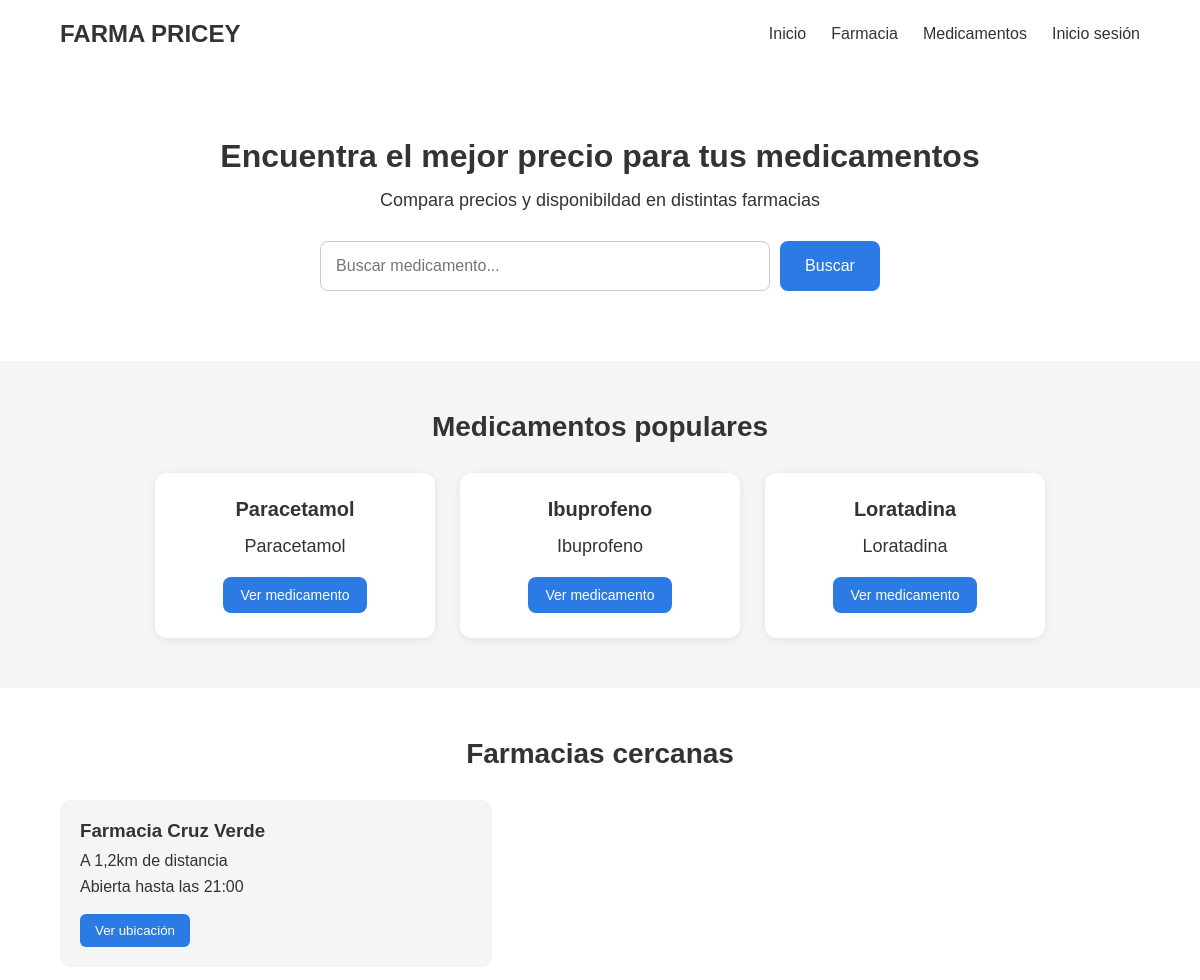
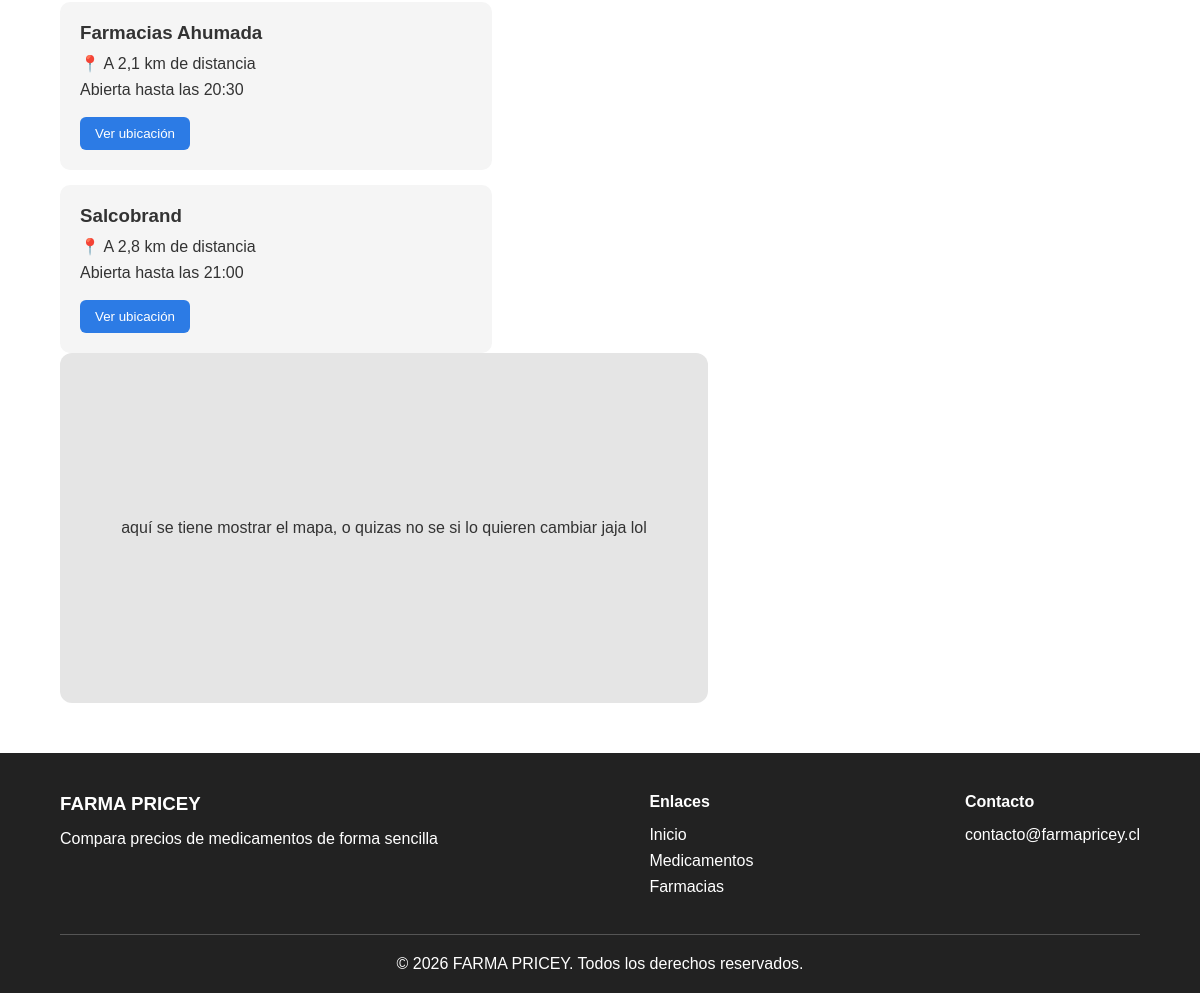
The page / on the database its author committed (2 pictures, top to bottom).
### farmacia/models.py (models this page shows, shortened)
class Medicamento(models.Model):
    nombre = models.CharField(max_length=200)
    principio_activo = models.CharField(max_length=200, blank=True)
    descripcion = models.TextField(blank=True)

### farmacia/views.py (the view)
# urls.py: path('', views.inicio, name="inicio"),
def inicio(request):
    medicamentos = Medicamento.objects.all()
    contexto = {
        'medicamentos': medicamentos
    }
    return render(request, 'inicio.html', contexto)

### farmacia/templates/inicio.html (shortened to what this page needs)
{% load static %}
<!DOCTYPE html>
<html lang="es">
<head>
    <link rel="stylesheet" href="{% static 'farmacia/css/estilo.css' %}">
</head>
<body>
    <header>
        <div class="logo">
            <h1>FARMA PRICEY</h1>
        </div>
        <nav>
            <a href="#">Inicio</a>
            <a href="#">Farmacia</a>
            <a href="#">Medicamentos</a>
            <a href="#">Inicio sesión</a>
        </nav>
    </header>
    <main>
         <section class="buscador">
            <h2>Encuentra el mejor precio para tus medicamentos</h2>
            <p>Compara precios y disponibildad en distintas farmacias</p>
            <form>
                <input type="text" placeholder="Buscar medicamento...">
                <button type="submit"> Buscar </button>
            </form>
         </section>
          <section class="populares">
            <h2>Medicamentos populares</h2>
            <div class="medicamentos">
                {% for medicamento in medicamentos %}
                    <div class="medicamento">
                        <h3>{{ medicamento.nombre }}</h3>
                        <p>{{ medicamento.principio_activo }}</p>
                        <button> Ver medicamento </button>
                    </div>
                {% empty %}
                    <p>No hay medicamentos disponibles</p>
                {% endfor %}
            </div>
          </section>
          <section class="farmacias">
            <h2>Farmacias cercanas</h2>
            <div class="farmacias-contenido">
                <div class="lista-farmacias">
                    <div class="farmacia">
                        <h3>Farmacia Cruz Verde</h3>
                        <p>A 1,2km de distancia</p>
                        <p>Abierta hasta las 21:00</p>
                        <button>Ver ubicación</button>
                    </div>
                    <div class="farmacia">
                        <h3>Farmacias Ahumada</h3>
                        <p>📍 A 2,1 km de distancia</p>
                        <p>Abierta hasta las 20:30</p>
                        <button>Ver ubicación</button>
                    </div>
                    <div class="farmacia">
                        <h3>Salcobrand</h3>
                        <p>📍 A 2,8 km de distancia</p>
                        <p>Abierta hasta las 21:00</p>
                        <button>Ver ubicación</button>
                    </div>
                </div>
            </div>
            <div class="mapa">
                <p>aquí se tiene mostrar el mapa, o quizas no se si lo quieren cambiar jaja lol</p>
            </div>
          </section>
    </main>
     <footer>
        <div class="footer-contenido">
            <div>
                <h3>FARMA PRICEY</h3>
                <p>Compara precios de medicamentos de forma sencilla</p>
            </div>
            <div>
                <h4>Enlaces</h4>
                <a href="#">Inicio</a>
                <a href="#">Medicamentos</a>
                <a href="#">Farmacias</a>
            </div>
            <div>
                <h4>Contacto</h4>
                <p>contacto@farmapricey.cl</p>
            </div>
        </div>
        <div class="footer-bottom">
            <p>© 2026 FARMA PRICEY. Todos los derechos reservados.</p>
        </div>
     </footer>
</html>

### farmacia/static/farmacia/css/estilo.css (style rules this page uses)
* { margin: 0; padding: 0; box-sizing: border-box; }
body { font-family: Arial, sans-serif; background-color: #f5f5f5; color: #333; }
header { display: flex; justify-content: space-between; align-items: center; padding: 20px 60px; background-color: white; }
.logo h1 { font-size: 24px; }
nav { display: flex; gap: 25px; }
nav a { text-decoration: none; color: #333; font-weight: 500; }
.buscador { text-align: center; padding: 70px 20px; background-color: white; }
.buscador h2 { font-size: 32px; margin-bottom: 15px; }
.buscador p { font-size: 18px; margin-bottom: 30px; }
.buscador form { display: flex; justify-content: center; gap: 10px; }
.buscador input { width: 450px; padding: 15px; border: 1px solid #ccc; border-radius: 8px; font-size: 16px; }
.buscador button { padding: 15px 25px; border: none; border-radius: 8px; cursor: pointer; font-size: 16px; }
.populares { padding: 50px 60px; }
.populares h2 { text-align: center; margin-bottom: 30px; font-size: 28px; }
.medicamentos { display: flex; justify-content: center; gap: 25px; }
.medicamento { background-color: white; width: 280px; padding: 25px; border-radius: 12px; text-align: center; box-shadow: 0 2px 8px rgba(0, 0, 0, 0.08); }
.medicamento h3 { margin-bottom: 15px; font-size: 20px; }
.medicamento p { margin-bottom: 20px; font-size: 18px; }
.medicamento button { padding: 10px 18px; border: none; border-radius: 8px; cursor: pointer; font-size: 14px; }
.farmacias { padding: 50px 60px; background-color: white; }
.farmacias h2 { text-align: center; margin-bottom: 30px; font-size: 28px; }
.farmacias-contenido { display: flex; gap: 30px; max-width: 1100px; margin: 0 auto; }
.lista-farmacias { width: 40%; display: flex; flex-direction: column; gap: 15px; }
.farmacia { padding: 20px; background-color: #f5f5f5; border-radius: 10px; }
.farmacia h3 { margin-bottom: 10px; }
.farmacia p { margin-bottom: 8px; }
.farmacia button { margin-top: 10px; padding: 9px 15px; border: none; border-radius: 6px; cursor: pointer; }
.mapa { width: 60%; min-height: 350px; display: flex; justify-content: center; align-items: center; background-color: #e5e5e5; border-radius: 12px; }
footer { background-color: #222; color: white; padding: 40px 60px 20px; }
.footer-contenido { display: flex; justify-content: space-between; max-width: 1100px; margin: 0 auto; gap: 40px; }
.footer-contenido h3, .footer-contenido h4 { margin-bottom: 15px; }
.footer-contenido p { margin-bottom: 8px; }
.footer-contenido a { display: block; color: white; text-decoration: none; margin-bottom: 8px; }
.footer-bottom { text-align: center; border-top: 1px solid #555; margin-top: 30px; padding-top: 20px; }
button { background-color: #2c7be5; color: white; transition: 0.2s; }

### rows shown on the page
Medicamento: nombre "Paracetamol", principio_activo "Paracetamol"
Medicamento: nombre "Ibuprofeno", principio_activo "Ibuprofeno"
Medicamento: nombre "Loratadina", principio_activo "Loratadina"
